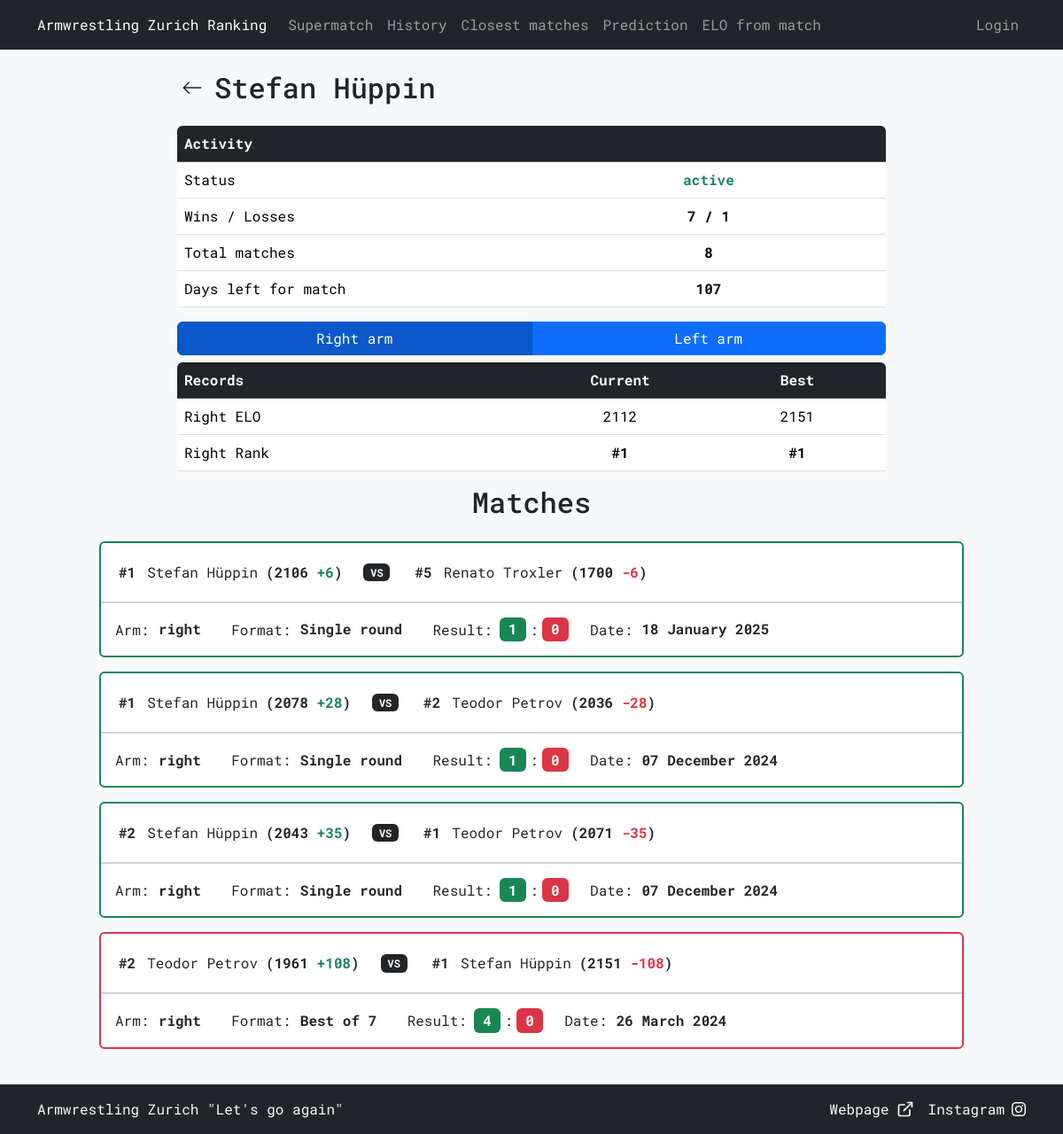
The app's page /view_member?id=17, older data.
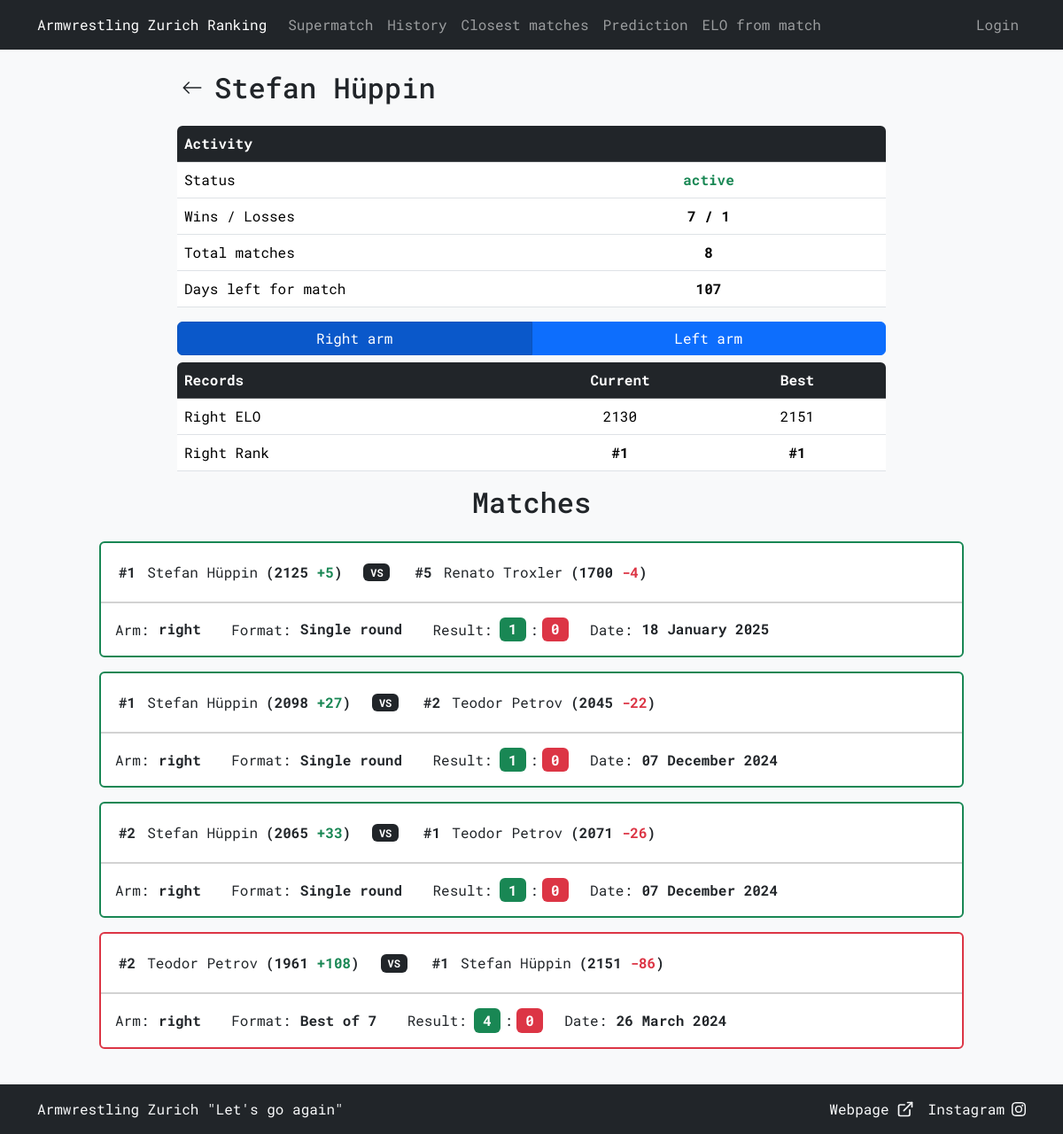
The same page, newer data.
### tables this page shows
CREATE TABLE "armwrestlers" (
    id INTEGER PRIMARY KEY AUTOINCREMENT,
    name TEXT NOT NULL UNIQUE,
    right_elo INTEGER NOT NULL,
    left_elo INTEGER NOT NULL,
    right_rank INTEGER,
    left_rank INTEGER,
    added_by TEXT NOT NULL,
    active_until DATE NOT NULL,
    last_edited_by TEXT,
    FOREIGN KEY (added_by) REFERENCES users(username)
);

CREATE TABLE "history" (
    id INTEGER PRIMARY KEY AUTOINCREMENT,
    armwrestler1_id INTEGER NOT NULL,
    armwrestler2_id INTEGER NOT NULL,
    arm TEXT NOT NULL CHECK (arm IN ('right', 'left')),
    armwrestler1_rank INTEGER NOT NULL,
    armwrestler2_rank INTEGER NOT NULL,
    armwrestler1_elo INTEGER NOT NULL,
    armwrestler2_elo INTEGER NOT NULL,
    armwrestler1_score INTEGER NOT NULL,
    armwrestler2_score INTEGER NOT NULL,
    armwrestler1_elo_diff INTEGER NOT NULL,
    armwrestler2_elo_diff INTEGER NOT NULL,
    selected_format TEXT NOT NULL,
    date DATETIME DEFAULT CURRENT_TIMESTAMP,
    added_by TEXT NOT NULL,
    FOREIGN KEY (armwrestler1_id) REFERENCES armwrestlers(id),
    FOREIGN KEY (armwrestler2_id) REFERENCES armwrestlers(id),
    FOREIGN KEY (added_by) REFERENCES users(username)
);

### armelo_app.py (the view, shortened to what this page needs)
@app.route("/view_member", methods=["GET"])
def view_member():
    try:
        id = int(request.args.get('id'))
    except (ValueError, IndexError):
        raise NotFound()
    arm = request.args.get('arm', 'right')
    name_result = db_execute('SELECT name FROM armwrestlers WHERE id = ?', id)
    if not name_result:
        raise NotFound()
    name = name_result[0][0]
    query = '''
        SELECT
            CASE WHEN a.active_until >= DATE('now') THEN 'active' ELSE 'inactive' END AS current_status,
            a.right_elo, a.left_elo, a.right_rank, a.left_rank,
            a.active_until
        FROM armwrestlers a
        WHERE a.id = ?
    '''
    current_status, current_right_elo, current_left_elo, current_right_rank, current_left_rank, active_until = db_execute(query, id)[0]
    wins, losses = 0, 0
    active_until_date = datetime.strptime(active_until, '%Y-%m-%d')
    days_left = (active_until_date - datetime.today()).days + 1
    days_left = days_left if days_left >= 0 else "inactive"
    history = db_execute('''
        SELECT a1.id AS armwrestler1_id, a1.name AS armwrestler1_name, a2.id AS armwrestler2_id, a2.name AS armwrestler2_name, h.arm,
               h.armwrestler1_rank, h.armwrestler2_rank, h.armwrestler1_elo, h.armwrestler2_elo,
               h.armwrestler1_score, h.armwrestler2_score, h.armwrestler1_elo_diff, h.armwrestler2_elo_diff,
               h.selected_format, h.date
        FROM history h
        JOIN armwrestlers a1 ON h.armwrestler1_id = a1.id
        JOIN armwrestlers a2 ON h.armwrestler2_id = a2.id
        WHERE h.armwrestler1_id = ? OR h.armwrestler2_id = ?
        ORDER BY h.id DESC
    ''', id, id)
    selected_arm_history = []
    if history:
        best_right_elo = current_right_elo
        best_left_elo = current_left_elo
        best_right_rank = current_right_rank
        best_left_rank = current_left_rank
        wins_losses = []
        for record in history:
            is_armwrestler1 = record[0] == id
            match_arm = record[4]
            elo = record[7] if is_armwrestler1 else record[8]
            rank = record[5] if is_armwrestler1 else record[6]
            if (is_armwrestler1 and record[9] > record[10]) or (not is_armwrestler1 and record[9] < record[10]):
                wins += 1
                if match_arm == arm:
                    wins_losses.append("win")
            elif (is_armwrestler1 and record[9] < record[10]) or (not is_armwrestler1 and record[9] > record[10]):
                losses += 1
                if match_arm == arm:
                    wins_losses.append("loss")
            else:
                if match_arm == arm:
                    wins_losses.append("draw")
            if match_arm == 'right':
                best_right_elo = max(best_right_elo, elo)
                best_right_rank = min(best_right_rank, rank) if best_right_rank is not None else rank
                if arm == 'right':
                    selected_arm_history.append(record)
            elif match_arm == 'left':
                best_left_elo = max(best_left_elo, elo)
                best_left_rank = min(best_left_rank, rank) if best_left_rank is not None else rank
                if arm == 'left':
                    selected_arm_history.append(record)
        formatted_data = get_matches_formatted_data(selected_arm_history)
        total_matches = len(history)
    badges_for_arm = db_execute('''
        SELECT badges.name, badges.color
        FROM armwrestler_badges
        JOIN badges ON armwrestler_badges.badge_id = badges.id
        WHERE armwrestler_badges.armwrestler_id = ? AND armwrestler_badges.arm = ?
    ''', id, arm)
    template_data = {
        'id': id,
        'name': name,
        'current_right_elo': current_right_elo, 'current_left_elo': current_left_elo,
        'current_right_rank': current_right_rank, 'current_left_rank': current_left_rank,
        'best_right_elo': best_right_elo, 'best_left_elo': best_left_elo,
        'best_right_rank': best_right_rank, 'best_left_rank': best_left_rank,
        'current_status': current_status,
        'matches': selected_arm_history, 'formatted_data': formatted_data,
        'wins': wins, 'losses': losses, 'total_matches': total_matches,
        'days_left': days_left, 'wins_losses': wins_losses,
        'arm': arm,
        'badges_for_arm': badges_for_arm
    }
    if request.headers.get('HX-Request'):
        return render_template('view_member_partial.html', **template_data)
    return render_template('view_member.html', **template_data)

### templates/view_member.html (shortened to what this page needs)
{% extends "layout.html" %}
{% block content %}
<div class="mx-auto" style="max-width: 800px;">
    <div class="mb-4">
        <div class="row p-auto m-auto">
            <div class="col-auto p-0 d-flex align-items-center">
                <form action="{{ url_for('ranking') }}" method="GET">
                    <button type="submit" class="btn btn-generic px-1 py-1 d-flex align-items-center">
                        <svg xmlns="http://www.w3.org/2000/svg" width="24" height="24" fill="currentColor" class="bi bi-arrow-left" viewBox="0 0 16 16">
                            <path fill-rule="evenodd" d="M15 8a.5.5 0 0 0-.5-.5H2.707l3.147-3.146a.5.5 0 1 0-.708-.708l-4 4a.5.5 0 0 0 0 .708l4 4a.5.5 0 0 0 .708-.708L2.707 8.5H14.5A.5.5 0 0 0 15 8"/>
                        </svg>
                    </button>
                </form>
            </div>
            <div class="col d-flex align-items-center px-2">
                <h2 class="mb-0">{{ name }}</h2>
            </div>
        </div>
    </div>
    <div class="table-responsive rounded">
        <table class="table">
            <thead class="table-dark">
                <tr>
                    <th colspan="2" class="align-middle">Activity</th>
                </tr>
            </thead>
            <tbody>
                <tr>
                    <td class="w-50 align-middle">Status</td>
                    <td class="text-center align-middle">
                        <span class="{% if current_status == 'active' %}text-success{% else %}text-secondary{% endif %}">
                            <strong>{{ current_status }}</strong>
                        </span>
                    </td>
                </tr>
                <tr>
                    <td class="w-50 align-middle">Wins / Losses</td>
                    <td class="text-center align-middle">
                        <strong>{{ wins }} / {{ losses }}</strong>
                    </td>
                </tr>
                <tr>
                    <td class="w-50 align-middle">Total matches</td>
                    <td class="text-center align-middle">
                        <strong>{{ total_matches }}</strong>
                    </td>
                </tr>
                <tr>
                    <td class="w-50 align-middle">Days left for match</td>
                    <td class="text-center align-middle {% if days_left == 'inactive' %}text-secondary{% endif %}">
                        <strong>{{ days_left }}</strong>
                    </td>
                </tr>
            </tbody>
        </table>
    </div>
</div>
<div id="arm_info">
    {% include 'view_member_partial.html' %}
</div>
{% endblock %}

### templates/view_member_partial.html (shortened to what this page needs)
<div class="mx-auto" style="max-width: 800px;">
    <div class="btn-group btn-group-toggle mb-2 w-100" data-toggle="buttons">
        <a href="{{ url_for('view_member', arm='right', id=id) }}"
            class="btn btn-primary w-50 {{ 'active' if arm == 'right' else '' }}"
            role="button"
            hx-get="{{ url_for('view_member', id=id, arm='right') }}"
            hx-target="#arm_info"
            hx-swap="innerHTML"
            aria-pressed="{{ 'true' if arm == 'right' else 'false' }}">Right arm</a>
        <a href="{{ url_for('view_member', arm='left', id=id) }}"
            class="btn btn-primary w-50 {{ 'active' if arm == 'left' else '' }}"
            role="button"
            hx-get="{{ url_for('view_member', id=id, arm='left') }}"
            hx-target="#arm_info"
            hx-swap="innerHTML"
            aria-pressed="{{ 'true' if arm == 'left' else 'false' }}">Left arm</a>
    </div>
    <div class="table-responsive rounded">
        <table class="table">
            <thead class="table-dark">
                <tr>
                    <th class="w-50 align-middle">Records</th>
                    <th class="text-center w-25 align-middle">Current</th>
                    <th class="text-center w-25 align-middle">Best</th>
                </tr>
            </thead>
            <tbody>
                {% if arm == 'right' %}
                <tr>
                    <td class="align-middle">Right ELO</td>
                    <td class="text-center align-middle">{{ current_right_elo }}</td>
                    <td class="text-center align-middle">{{ best_right_elo }}</td>
                </tr>
                <tr>
                    <td class="align-middle">Right Rank</td>
                    <td class="text-center align-middle">
                        <strong>{% if current_right_rank %}#{% endif %}{{ current_right_rank }}</strong>
                    </td>
                    <td class="text-center align-middle">
                        <strong>{% if best_right_rank %}#{% endif %}{{ best_right_rank }}</strong>
                    </td>
                </tr>
                {% endif %}
            </tbody>
        </table>
    </div>
</div>
<div class="col-auto text-center mb-4">
    <h2>Matches</h2>
</div>
{% if matches %}
{% include 'matches_partial.html' %}
{% else %}
<div class="alert alert-secondary">
    The armwrestler has not had any matches on the <strong>{{ arm }}</strong> arm.
</div>
{% endif%}

### templates/matches_partial.html (shortened to what this page needs)
{% for match in matches %}
<div class="col-12 mb-3">
    {% if wins_losses %}
        {% if wins_losses[loop.index - 1] == 'win' %}
            <div class="card border-success card-wider-border">
        {% elif wins_losses[loop.index - 1] == 'loss' %}
            <div class="card border-danger card-wider-border">
        {% else %}
            <div class="card card-wider-border">
        {% endif %}
    {% else %}
        <div class="card">
    {% endif %}
            <div class="card-header bg-transparent">
                <div class="row mt-2">
                    <div class="col-12 col-lg-auto mb-2 d-flex justify-content-center">
                        <div class="d-flex align-items-center gap-0 align-middle">
                            {% if match[5] %}
                            <strong class="align-middle p-1">#{{ match[5] }}</strong>
                            {% endif %}
                            <a href="{{ url_for('view_member', id=match[0]) }}" class="btn btn-generic text-start px-2 py-1 m-0 text-nowrap">
                            {{ match[1] }}
                            </a>
                            <strong class="text-nowrap align-middle">({{ match[7] }} <span class="{{ formatted_data[loop.index - 1][2] }}">{{ formatted_data[loop.index - 1][4] }}</span>)</strong>
                        </div>
                    </div>
                    <div class="col-12 col-lg-auto text-center mb-2 d-flex align-items-center justify-content-center">
                        <span class="badge bg-dark">VS</span>
                    </div>
                    <div class="col-12 col-lg-auto mb-2 d-flex justify-content-center">
                        <div class="d-flex align-items-center gap-0 align-middle">
                            {% if match[6] %}
                            <strong class="align-middle p-1">#{{ match[6] }}</strong>
                            {% endif %}
                            <a href="{{ url_for('view_member', id=match[2]) }}" class="btn btn-generic text-start px-2 py-1 m-0 text-nowrap">
                                {{ match[3] }}
                            </a>
                            <strong class="text-nowrap align-middle">({{ match[8] }} <span class="{{ formatted_data[loop.index - 1][3] }}">{{ formatted_data[loop.index - 1][5] }}</span>)</strong>
                        </div>
                    </div>
                </div>
            </div>
            <div class="card-body">
                <div class="card-text">
                    <div class="row justify-content-start">
                        <div class="col-12 col-lg-auto mb-2 mb-lg-0 text-start">
                            Arm:<span class="fs-6 mx-0 badge text-dark">{{ match[4] }}</span>
                        </div>
                        <div class="col-12 col-lg-auto mb-2 mb-lg-0 text-start">
                            Format:<span class="fs-6 mx-0 badge text-dark">{{ match[13] }}</span>
                        </div>
                        <div class="col-12 col-lg-auto mb-2 mb-lg-0 text-start">
                            Result:<span class="fs-6 ms-2 me-1 badge {{ formatted_data[loop.index - 1][0] }}">{{ match[9] }}</span>:<span class="fs-6 ms-1 me-0 badge {{ formatted_data[loop.index - 1][1] }}">{{ match[10] }}</span>
                        </div>
                        <div class="col-12 col-lg-auto mb-0 mb-lg-0 text-start">
                            Date:<span class="fs-6 mx-0 badge text-dark">{{ formatted_data[loop.index - 1][6] }}</span>
                        </div>
                    </div>
                </div>
            </div>
        </div>
</div>
{% endfor %}

Row changes from the older to the newer data that the page shows:
changed armwrestlers "Stefan Hüppin": right_elo "2112" → "2130"
changed history "Best of 7": armwrestler2_elo_diff "-108" → "-86"
changed history "18 January 2025": armwrestler1_elo "2106" → "2125"; index "+6" → "+5"; armwrestler2_elo_diff "-6" → "-4"
changed history (number 3 of 4 on the later page): armwrestler1_elo "2078" → "2098"; index "+28" → "+27"; armwrestler2_elo "2036" → "2045"; armwrestler2_elo_diff "-28" → "-22"
changed history (number 4 of 4 on the later page): armwrestler1_elo "2043" → "2065"; index "+35" → "+33"; armwrestler2_elo_diff "-35" → "-26"
